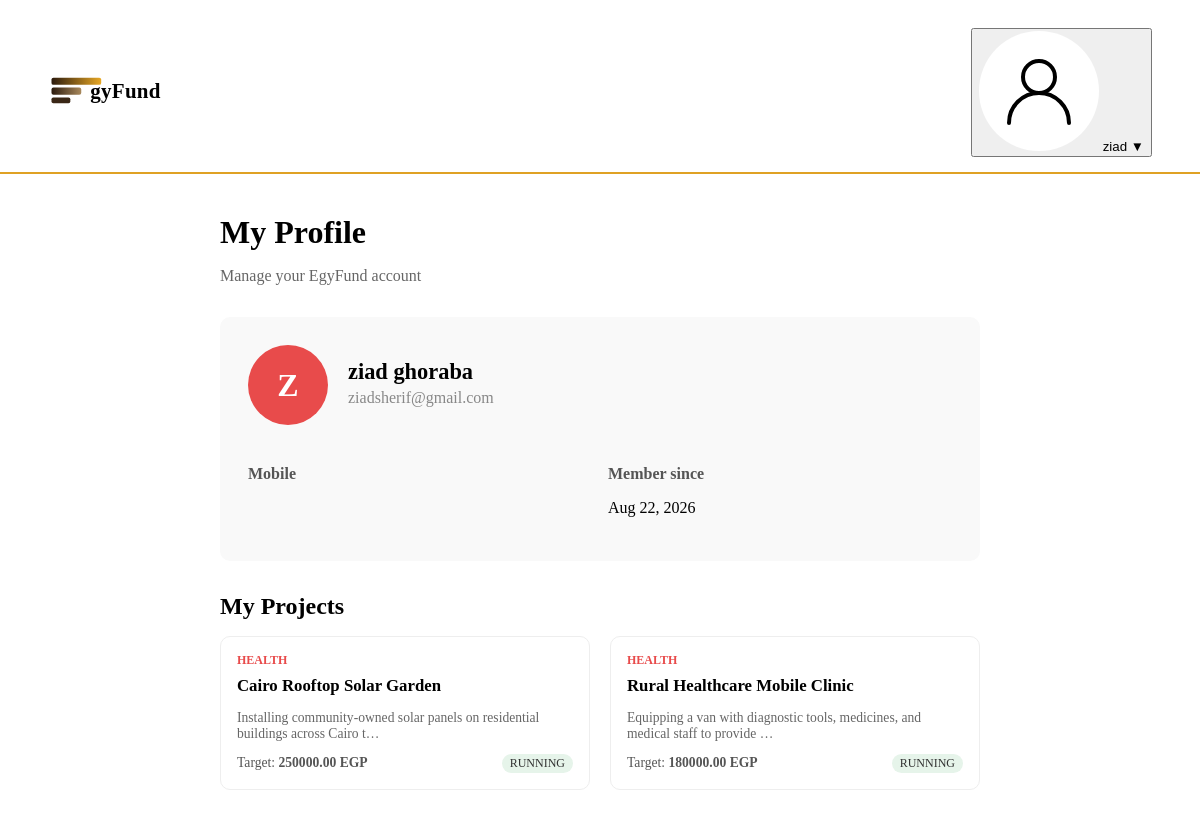
Before: /users/profile/ (signed in) with the older database file.
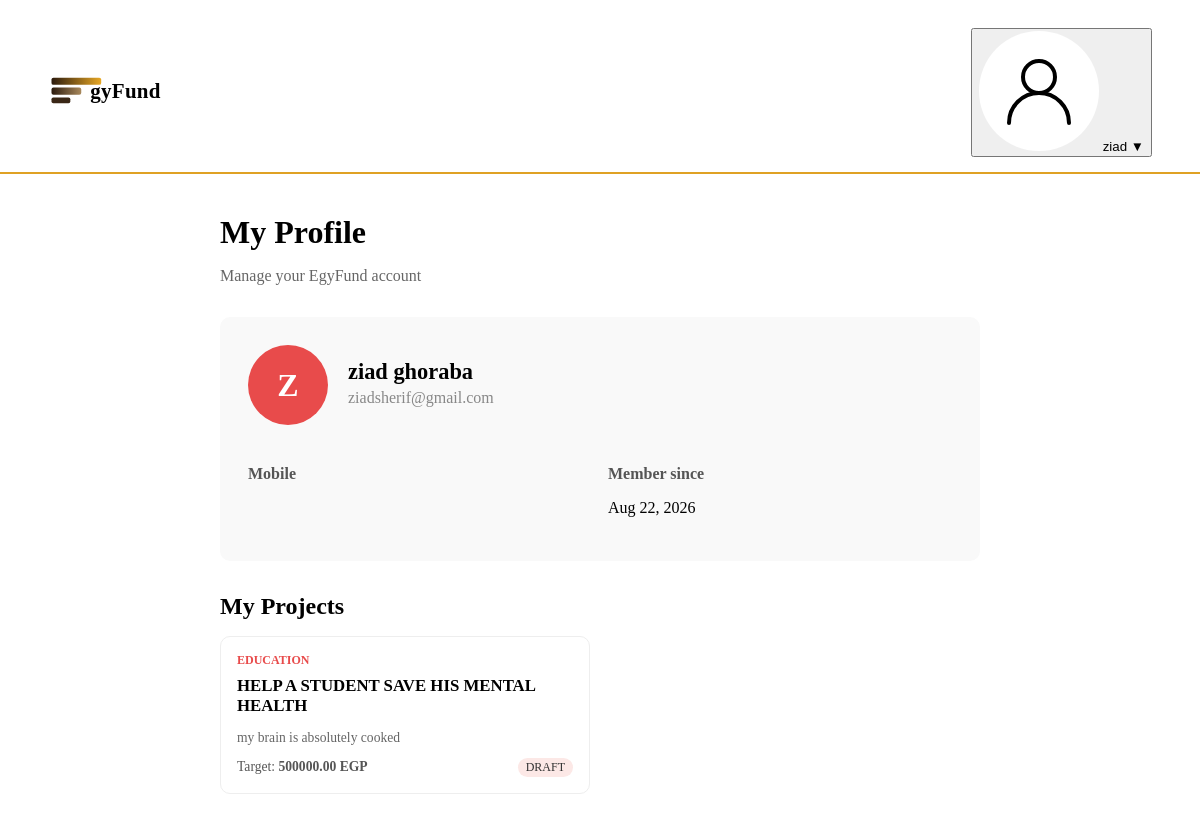
After: the same page with the newer database file.
### projects/models.py (models this page shows, shortened)
class Project(models.Model):
    class Status(models.TextChoices):
        DRAFT = "DRAFT", "Draft"
        RUNNING = "RUNNING", "Running"
        COMPLETED = "COMPLETED", "Completed"
        CANCELLED = "CANCELLED", "Cancelled"
    owner = models.ForeignKey(
        settings.AUTH_USER_MODEL,
        on_delete=models.CASCADE,
        related_name="projects"
    )
    category = models.ForeignKey(
        Category,
        on_delete=models.PROTECT,
        related_name="projects"
    )
    title = models.CharField(
        max_length=255
    )
    details = models.TextField()
    target_amount = models.DecimalField(
        max_digits=12,
        decimal_places=2
    )
    start_at = models.DateTimeField()
    end_at = models.DateTimeField()
    status = models.CharField(
        max_length=20,
        choices=Status.choices,
        default=Status.DRAFT
    )
    is_featured = models.BooleanField(
        default=False
    )
    cancelled_at = models.DateTimeField(
        blank=True,
        null=True
    )
    tags = models.ManyToManyField(
        Tag,
        through="ProjectTag",
        related_name="projects"
    )
    created_at = models.DateTimeField(
        auto_now_add=True
    )
    updated_at = models.DateTimeField(
        auto_now=True
    )

class Category(models.Model):
    name = models.CharField(
        max_length=100,
        unique=True
    )

### users/views.py (the view)
# urls.py: path('profile/', views.profile_view, name='profile'),
@login_required(login_url='/users/login/')
def profile_view(request):
    user = request.user
    user_projects = user.projects.all()
    context = {
        'user': user,
        'user_projects': user_projects,
    }
    return render(request, 'users/profile.html', context)

### users/templates/users/profile.html (shortened to what the changed rows need)
﻿{% load static %}
<!DOCTYPE html>
<html lang="en" dir="ltr">
<head>
    <link rel="stylesheet" href="{% static 'css/base/reset.css' %}">
    <link rel="stylesheet" href="{% static 'css/layout/header.css' %}">
    <link rel="stylesheet" href="{% static 'css/layout/footer.css' %}">
    <link rel="stylesheet" href="{% static 'css/pages/home.css' %}">
</head>
<body>
    <main style="max-width: 800px; margin: 40px auto; padding: 0 20px;">
        <h1 style="margin-bottom: 8px;">My Profile</h1>
        <section style="background: #f9f9f9; border-radius: 10px; padding: 28px; margin-bottom: 32px;">
            <div style="display: flex; align-items: center; gap: 20px; margin-bottom: 24px;">
                <div>
                    <h2 style="margin: 0; font-size: 1.4rem;">{{ user.first_name }} {{ user.last_name }}</h2>
                </div>
            </div>
        </section>
        <section>
            <h2 style="margin-bottom: 16px;">My Projects</h2>
            {% if user_projects %}
                <div style="display: grid; grid-template-columns: repeat(auto-fill, minmax(250px, 1fr)); gap: 20px;">
                    {% for project in user_projects %}
                        <article style="border: 1px solid #eee; border-radius: 10px; padding: 16px; background: #fff;">
                            <span style="font-size: 0.75rem; color: #e84b4b; font-weight: 700; text-transform: uppercase;">{{ project.category.name }}</span>
                            <h3 style="margin: 8px 0; font-size: 1.05rem;">
                                <a href="{% url 'projects:project_details' project.id %}" style="color: inherit; text-decoration: none;">{{ project.title }}</a>
                            </h3>
                            <p style="color: #666; font-size: 0.85rem; margin-bottom: 12px;">{{ project.details|truncatechars:80 }}</p>
                            <div style="display: flex; justify-content: space-between; align-items: center; font-size: 0.85rem;">
                                <span style="color: #555;">Target: <strong>{{ project.target_amount }} EGP</strong></span>
                                <span style="padding: 2px 8px; border-radius: 20px; background: {% if project.status == 'RUNNING' %}#e6f4ea{% elif project.status == 'COMPLETED' %}#e8f0fe{% else %}#fce8e6{% endif %}; color: #333; font-size: 0.75rem;">
                                    {{ project.status }}
                                </span>
                            </div>
                        </article>
                    {% endfor %}
                </div>
            {% else %}
                <p style="color: #888; padding: 24px; background: #f9f9f9; border-radius: 10px; text-align: center;">
                    You haven't created any projects yet.
                    <a href="{% url 'projects:create_project' %}" style="color: #e84b4b; font-weight: 600;">Start one now!</a>
                </p>
            {% endif %}
        </section>
    </main>
</body>
</html>

Changed rows visible on the page:
removed Project: category.name "HEALTH", title "Cairo Rooftop Solar Garden", details "Installing community-owned solar panels on residential buildings across Cairo t…", target_amount "250000.00", status "RUNNING"
removed Project: category.name "HEALTH", title "Rural Healthcare Mobile Clinic", details "Equipping a van with diagnostic tools, medicines, and medical staff to provide …", target_amount "180000.00", status "RUNNING"
added Project: category.name "EDUCATION", title "HELP A STUDENT SAVE HIS MENTAL HEALTH", details "my brain is absolutely cooked", target_amount "500000.00", status "DRAFT"
